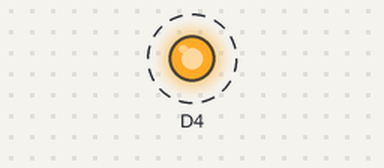
The sketch below on a simulated ESP8266 (NodeMCU). Parts: output pins drawn as LEDs (lit = HIGH). Dashed ring = blinking. What the sketch prints to the serial monitor is not drawn.

Above: at 0.5 s.
Timing chart, 0 to 3.5 s (numbered marks = the images above):
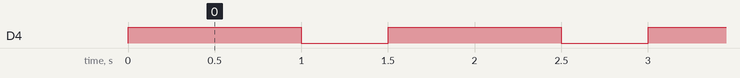

The sketch:

blink.ino
```cpp
#include "blink.h"

blink Blink(D4);

void setup() {
  Serial.begin(115200);
  Serial.println("\nBlink Version 1.0 SukHwan Kim");
}

void loop() {
  Blink.on(1000);
  Blink.off(500);
}
```

blink.cpp
```cpp
#include "Arduino.h"
#include "blink.h"

blink::blink(int pin_num)
{
	pinMode(pin_num, OUTPUT);
	pin = pin_num;
}
void blink::on(int deg) {
	digitalWrite(pin, HIGH);
	delay(deg);
}

void blink::off(int deg) {
	digitalWrite(pin, LOW);
	delay(deg);
}
```

blink.h
```cpp
#include "Arduino.h"

class blink
{
	public:
		blink(int str);
		void on(int deg);
		void off(int deg);
	private:
		int pin;
};
```

Measured:
- by itself, D4: alternates HIGH for 1.0 s and LOW for 0.50 s
